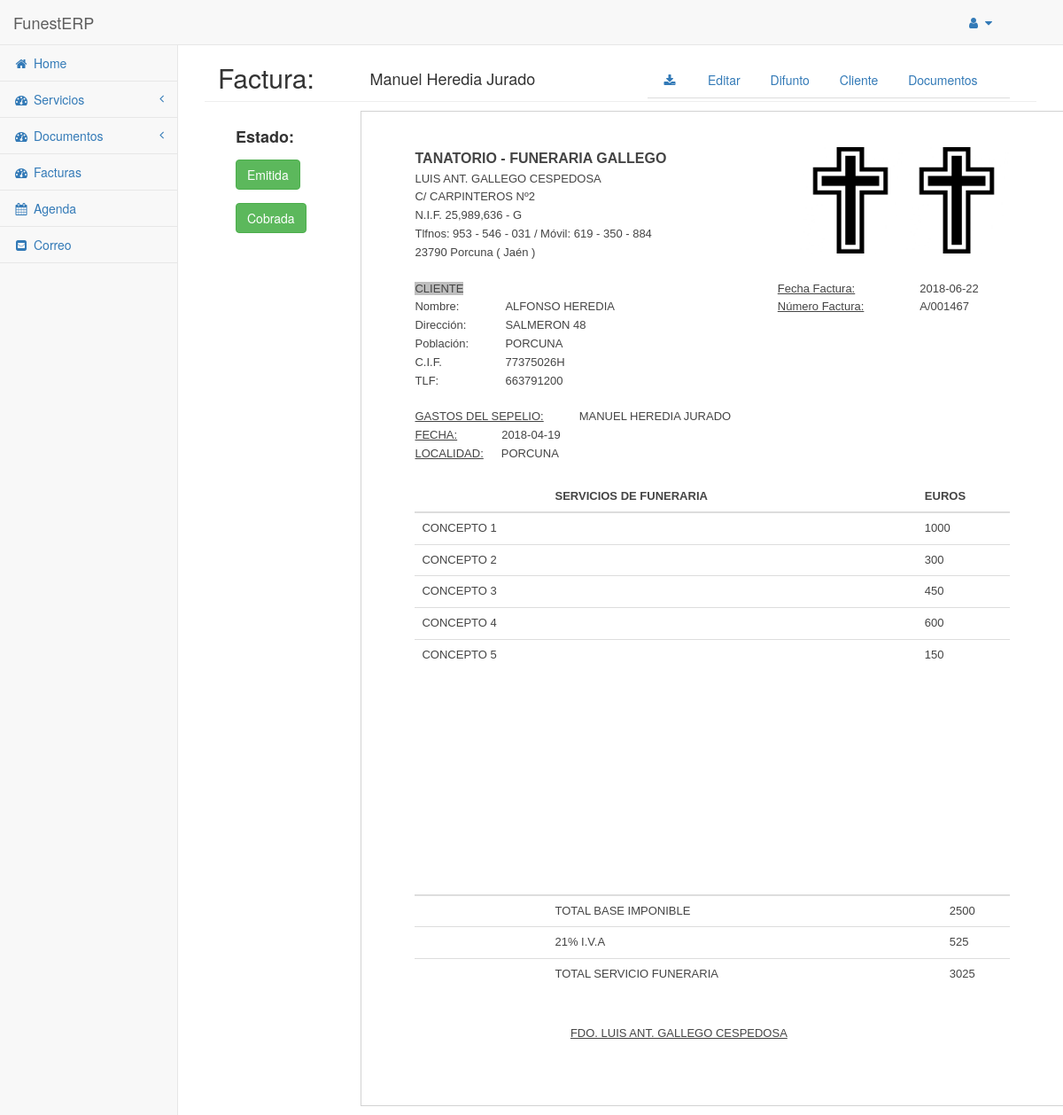
The app's page /erp/modulos/contabilidad/main.php?op=v_factura&ref=1 with its own data.
### tables this page shows
CREATE TABLE `difunto` (
  `id` int(11) NOT NULL,
  `nombre` varchar(50) NOT NULL,
  `dni` text,
  `sexo` enum('Hombre','Mujer') DEFAULT NULL,
  `poblacion` varchar(50) DEFAULT NULL,
  `provincia` varchar(50) DEFAULT NULL,
  `calle` varchar(50) DEFAULT NULL,
  `numero` varchar(11) DEFAULT NULL,
  `codigo_postal` varchar(5) DEFAULT NULL,
  `fecha_nacimiento` date DEFAULT NULL,
  `estado_civil` enum('Casado','Viudo','Soltero','') DEFAULT NULL,
  `nombre_pareja` varchar(50) DEFAULT NULL,
  `hijo_de` varchar(50) DEFAULT NULL,
  `poblacion2` varchar(50) DEFAULT NULL,
  `hijo_de2` varchar(50) DEFAULT NULL,
  `poblacion3` varchar(50) DEFAULT NULL
);

CREATE TABLE `cliente` (
  `id` int(11) NOT NULL,
  `nombre` varchar(50) NOT NULL,
  `dni` varchar(10) DEFAULT NULL,
  `direccion` varchar(50) DEFAULT NULL,
  `poblacion` varchar(50) DEFAULT NULL,
  `codigo_postal` varchar(5) DEFAULT '0',
  `telefono` varchar(9) DEFAULT '0',
  `email` varchar(50) DEFAULT '0',
  `cuenta_bancaria` varchar(40) DEFAULT NULL
);

CREATE TABLE `difunto_facturas` (
  `id_fact` int(11) NOT NULL,
  `id_dif` int(11) NOT NULL,
  `fecha` date NOT NULL,
  `total` double NOT NULL,
  `emitida` tinyint(1) NOT NULL DEFAULT '0',
  `cobrada` tinyint(1) NOT NULL DEFAULT '0'
);

CREATE TABLE `servicio` (
  `id` int(11) NOT NULL,
  `id_dif` int(11) NOT NULL,
  `fecha_defuncion` date DEFAULT NULL,
  `hora_defuncion` time DEFAULT NULL,
  `fecha_entierro` date DEFAULT NULL,
  `hora_entierro` time DEFAULT NULL,
  `poblacion_entierro` varchar(50) DEFAULT NULL,
  `fecha_misa` date DEFAULT NULL,
  `hora_misa` time DEFAULT NULL,
  `tanatorio` enum('No','Sala 1','Sala 2','Sala 3') DEFAULT NULL,
  `tipo_servicio` enum('Particular','Compañia','Recepción','Tanatorio') DEFAULT NULL,
  `compañia` enum('Preventiva','Santa Lucía','Mapre','No') DEFAULT NULL
);

CREATE TABLE `facturas` (
  `id` int(11) NOT NULL,
  `id_fact` int(11) NOT NULL,
  `concepto` varchar(100) NOT NULL,
  `importe` double NOT NULL
);

### config/API_Client.php (called while the page is built, shortened)
<?php
class APIClient {
    public $HOST = "localhost";
    public $BD = "funesterp";
    public $USER = "root";
    public $PASS = "";
    public $BD_CONEXION;
    public function __construct() {
        $this->BD_CONEXION = mysqli_connect($this->HOST, $this->USER, $this->PASS, $this->BD);
        mysqli_set_charset($this->BD_CONEXION, "utf8");
    }
    public function select($modulo, $cond = null, $campos = "*", $order = null, $limit = null) {
        $sql = $this->preparaSQL([
            "modulo" => $modulo,
            "cond" => $cond,
            "campos" => $campos,
            "order" => $order,
            "limit" => $limit
        ]);
        $resultado = $this->getRows($sql);
        return $resultado;
    }
    public function preparaSQL($parametros) {
        $parametros = (object)$parametros;
        $sql = "SELECT $parametros->campos FROM $parametros->modulo WHERE $parametros->cond";
        return $sql;
    }
    public function getRows($sql) {
        if(!$res = $this->ejecutarSQL($sql)) return null;
        $resultado = [];
        while($row = mysqli_fetch_object($res)) {
            $resultado[] = $row;
        }
        return $resultado;
    }
    public function ejecutarSQL($sql) {
        $sql = trim($sql);
        $resultado = mysqli_query($this->BD_CONEXION, $sql);
        if($resultado) return $resultado;
        return false;
    }
}

### config/API_Global.php (called while the page is built, shortened)
<?php
require __DIR__ . "/API_Client.php";
$ApiClient = new APIClient();

### erp/modulos/contabilidad/v_factura.php (the view, shortened to what this page needs)
<?php
$ref = $_GET['ref'];
$miga = $_GET['miga'];
$estructura = null;
if($miga == "" || $miga === "difunto" || $miga === "docs") {
    $id_dif = $ref;
    $modulo = "difunto";
    $cond = "id='$id_dif'";
    $difunto = $ApiClient->select($modulo, $cond);
    $modulo = "servicio";
    $cond = "id_dif='$id_dif'";
    $servicio = $ApiClient->select($modulo, $cond);
    $modulo = "difunto_cliente";
    $cond = "id_dif='$id_dif'";
    $rel_dif_cli = $ApiClient->select($modulo, $cond);
    $modulo = "cliente";
    $id_cli = $rel_dif_cli[0]->id_cli;
    $cond = "id='$id_cli'";
    $cliente = $ApiClient->select($modulo, $cond);
    $modulo = "difunto_facturas";
    $cond = "id_dif='$id_dif'";
    $relacion = $ApiClient->select($modulo, $cond);
    $modulo = "facturas";
    $id_fact = $relacion[0]->id_fact;
    $cond = "id_fact='$id_fact'";
    $facturas = $ApiClient->select($modulo, $cond);
    $estructura = [
        "difunto" => $difunto[0],
        "servicio" => $servicio[0],
        "cliente" => $cliente[0],
        "relacion" => $relacion[0],
        "facturas" => $facturas
    ];
}else if($miga === "cliente") {
    $id_cli = $ref;
    $modulo = "cliente";
    $cond = "id='$id_cli'";
    $cliente = $ApiClient->select($modulo, $cond);
    $modulo = "difunto_cliente";
    $cond = "id_cli='$id_cli'";
    $rel_dif_cli = $ApiClient->select($modulo, $cond);
    $id_dif = $rel_dif_cli[0]->id_dif;
    $modulo = "difunto";
    $cond = "id='$id_dif'";
    $difunto = $ApiClient->select($modulo, $cond);
    $modulo = "servicio";
    $cond = "id_dif='$id_dif'";
    $servicio = $ApiClient->select($modulo, $cond);
    $modulo = "cliente";
    $id_cli = $rel_dif_cli[0]->id_cli;
    $cond = "id='$id_cli'";
    $cliente = $ApiClient->select($modulo, $cond);
    $modulo = "difunto_facturas";
    $cond = "id_dif='$id_dif'";
    $relacion = $ApiClient->select($modulo, $cond);
    $modulo = "facturas";
    $id_fact = $relacion[0]->id_fact;
    $cond = "id_fact='$id_fact'";
    $facturas = $ApiClient->select($modulo, $cond);
    $estructura = [
        "difunto" => $difunto[0],
        "servicio" => $servicio[0],
        "cliente" => $cliente[0],
        "relacion" => $relacion[0],
        "facturas" => $facturas
    ];
}
$emitida = $estructura['relacion']->emitida;
$cobrada = $estructura['relacion']->cobrada;
?>
<div class="container-fluid">
    <div class="row border_nav">
        <div class="col-md-2"><h2>Factura:</h2></div>
        <div class="col-md-10 alinear_nav">
            <div class="col-md-5"><h4><?= $estructura['difunto']->nombre ?></h4></div>
            <div class="col-md-7">
                <nav>
                    <ul class="nav nav-tabs">
                        <li class="" role="presentation" >
                            <a href="./plantillaFactura.php?ref=<?= $estructura['difunto']->id ?>"><i class="fa fa-download fa-fw"></i></a>
                        </li>
                        <li class="espaciar_nav" role="presentation" >
                            <a href="main.php?op=e_factura&ref=<?= $estructura['difunto']->id ?>">Editar</a>
                        </li>
                        <li class="espaciar_nav" role="presentation">
                            <a href="../servicios/main.php?op=v_defuncion&ref=<?= $estructura['difunto']->id ?>">Difunto</a>
                        </li>
                        <li class="espaciar_nav" role="presentation">
                            <a href="../servicios/main.php?op=v_cliente&miga=factura&ref=<?= $estructura['cliente']->id ?>">Cliente</a>
                        </li>
                        <li class="espaciar_nav" role="presentation">
                            <a href="../documentos/main.php?op=documentos&miga=factura&ref=<?= $estructura['difunto']->id ?>">Documentos</a>
                        </li>
                    </ul>
                </nav>
            </div>
        </div>
    </div>
    <div class="row">
        <div class="col-md-2 estado">
            <h4>Estado:</h4>
            <button id="btn_emitida_factura" type="button" class="btn btn-danger" onclick="setEstado(this);">Emitir</button><br>
            <button id="btn_cobrada_factura" type="button" class="btn btn-danger" onclick="setEstado(this);">Cobrar</button>
        </div>
        <div class="col-md-8">
            <div class="row body_factura" >
                <div id="dina4">
                    <div class="row datos_funeraria" style="margin-top: 20px;">
                        <div class="col-md-6">
                            <span style="font-size: 12pt;"><b>TANATORIO - FUNERARIA GALLEGO</b></span><br>
                            <span>LUIS ANT. GALLEGO CESPEDOSA</span><br>
                            <span>C/ CARPINTEROS Nº2</span><br>
                            <span>N.I.F. 25,989,636 - G</span><br>
                            <span>Tlfnos: 953 - 546 - 031 / Móvil: 619 - 350 - 884</span><br>
                            <span>23790 Porcuna ( Jaén )</span>
                        </div>
                        <div class="col-md-6">
                            <img class="tam_img pull-right" src="../../img/cruz_esquela.jpg">
                            <img class="tam_img pull-right" src="../../img/cruz_esquela.jpg">
                        </div>
                    </div>
                    <div class="row datos_cliente separado_row">
                        <div class="col-md-6">
                            <div class="row">
                                <div class="col-md-4">
                                    <span style="background-color: #bfbfbf">CLIENTE</span><br>
                                    <span>Nombre:</span><br>
                                    <span>Dirección:</span><br>
                                    <span>Población:</span><br>
                                    <span>C.I.F.</span><br>
                                    <span>TLF:</span><br>
                                </div>
                                <div>
                                    <span></span><br>
                                    <span><?= strtoupper($estructura['cliente']->nombre); ?></span><br>
                                    <span><?= strtoupper($estructura['cliente']->direccion); ?></span><br>
                                    <span><?= strtoupper($estructura['cliente']->poblacion); ?></span><br>
                                    <span><?= $estructura['cliente']->dni; ?></span><br>
                                    <span><?= $estructura['cliente']->telefono; ?></span><br>
                                </div>
                            </div>
                        </div>
                        <div class="col-md-3 col-md-offset-1 subrayado">
                            <span>Fecha Factura:</span><br>
                            <span>Número Factura:</span>
                        </div>
                        <div>
                            <span><?= $estructura['relacion']->fecha; ?></span><br>
                            <span>A/001467</span>
                        </div>
                    </div>
                    <div class="row datos_sepelio separado_row">
                        <div class="col-md-12">
                            <span class="subrayado" style="padding-right: 40px;">GASTOS DEL SEPELIO:</span><span><?= strtoupper($estructura['difunto']->nombre); ?></span><br>
                            <span class="subrayado" style="padding-right: 50px;">FECHA:</span><span><?= strtoupper($estructura['servicio']->fecha_defuncion); ?></span><br>
                            <span class="subrayado" style="padding-right: 20px;">LOCALIDAD:</span><span><?= strtoupper($estructura['servicio']->poblacion_entierro); ?></span><br>
                        </div>
                    </div>
                    <div class="row desglose_factura separado_row">
                        <div class="col-md-12">
                            <table class="table">
                                <thead>
                                <tr>
                                    <th><span style="margin-left: 150px;">SERVICIOS DE FUNERARIA</span></th>
                                    <th>EUROS</th>
                                </tr>
                                </thead>
                                <tbody>
                                <?php foreach($estructura['facturas'] as $valor) { ?>
                                    <tr>
                                        <td><?= strtoupper($valor->concepto); ?></td>
                                        <td><?= $valor->importe; ?></td>
                                    </tr>
                                <?php } ?>
                                </tbody>
                            </table>
                        </div>
                    </div>
                    <div class="row total_factura separado_row">
                        <div class="col-md-12">
                            <table class="table">
                                <thead><th></th><th></th></thead>
                                <tbody>
                                    <?php
                                    $base = $estructura['relacion']->total;
                                    $iva = $base * 0.21;
                                    $total = $base + $iva;
                                    ?>
                                    <tr>
                                        <td><span style="margin-left: 150px;">TOTAL BASE IMPONIBLE</span></td>
                                        <td><?= $base; ?></td>
                                    </tr>
                                    <tr>
                                        <td><span style="margin-left: 150px;">21% I.V.A</span></td>
                                        <td><?= $iva; ?></td>
                                    </tr><tr>
                                        <td><span style="margin-left: 150px;">TOTAL SERVICIO FUNERARIA</span></td>
                                        <td><?= $total; ?></td>
                                    </tr>
                                </tbody>
                            </table>
                        </div>
                    </div>
                    <div class="row firma_factura separado_row">
                        <div class="col-md-6 col-md-offset-3 subrayado">FDO. LUIS ANT. GALLEGO CESPEDOSA</div>
                    </div>
                </div>
            </div>
        </div>
    </div>
</div>
        var emitida = '<?php print_r($emitida); ?>';
        var cobrada = '<?php print_r($cobrada); ?>';
        var id_fact = '<?php print_r($id_fact); ?>';

### erp/css/estilosERP.css (style rules this page uses)
body { background-color: #f8f8f8; }
.border_nav { border-bottom: 1px solid #eee; }
.alinear_nav { margin-top: 18px; }
.estado { margin-left: 20px; margin-top: 20px; }
.estado h4 { font-weight: bold; margin-bottom: 15px; }
.estado button { margin-bottom: 15px; }

### erp/modulos/contabilidad/v_factura.php (style rules this page uses)
.body_factura { font-family: Arial; font-size: 13px; line-height: 1.6; color: #444; }
#dina4 { width: 210mm; height: 297mm; padding: 20px 60px; border: 1px solid #D2D2D2; background: #fff; margin: 10px auto; }
.tam_img { width: 120px; height: 120px; }
.separado_row { margin-top: 20px; }
.subrayado { text-decoration: underline; }
.desglose_factura { min-height: 430px; }

### records on screen
difunto: nombre "Manuel Heredia Jurado", nombre "MANUEL HEREDIA JURADO"
cliente: nombre "ALFONSO HEREDIA", direccion "SALMERON 48", poblacion "PORCUNA", dni "77375026H", telefono "663791200"
difunto_facturas: fecha "2018-06-22", total "2500", total "525", total "3025"
servicio: fecha_defuncion "2018-04-19", poblacion_entierro "PORCUNA"
facturas: concepto "CONCEPTO 1", importe "1000"
facturas: concepto "CONCEPTO 2", importe "300"
facturas: concepto "CONCEPTO 3", importe "450"
facturas: concepto "CONCEPTO 4", importe "600"
facturas: concepto "CONCEPTO 5", importe "150"
